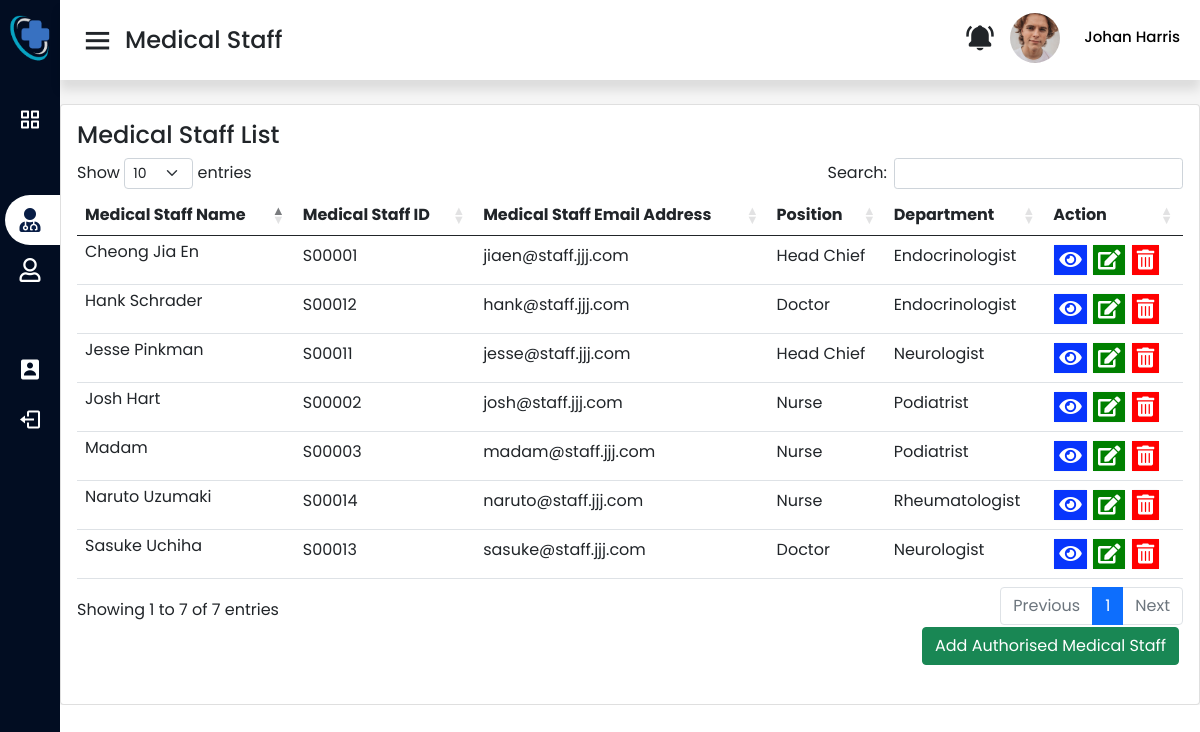
Page /stafflist.php (signed in) on the committed database.
### tables this page shows
CREATE TABLE `staff` (
  `staffPrefix` varchar(1) NOT NULL DEFAULT 'S',
  `staffId` int(5) UNSIGNED ZEROFILL NOT NULL,
  `staffName` varchar(50) NOT NULL,
  `staffEmail` varchar(50) NOT NULL,
  `staffPassword` varchar(50) NOT NULL,
  `staffPosition` varchar(50) NOT NULL,
  `staffDepartment` varchar(50) NOT NULL,
  `staffUsertype` varchar(50) NOT NULL DEFAULT 'staff',
  `staffPhone_number` varchar(50) NOT NULL,
  `staffGender` varchar(50) NOT NULL,
  `staffAddress` varchar(50) NOT NULL,
  `staffBirthdate` date NOT NULL,
  `staffImage_profile` varchar(50) NOT NULL,
  `staffImage_cover` varchar(50) NOT NULL,
  `staffBiography` varchar(256) NOT NULL,
  `staffQualification` varchar(256) NOT NULL
);

### stafflist.php (the view, shortened to what this page needs)
<?php
    include 'connection.php';
?>
<!DOCTYPE html>
<head>
  <link rel="stylesheet" href="asset/css/adminstyle.css">
  <link rel="stylesheet" href="asset/css/navbar.css">
  <?php include('asset/includes/cssCDN.php'); ?>
</head>
<body>
  <?php $page = 'stafflist';
  include('asset/includes/adminSidebar.php'); ?>
  <section class="home-section">
    <nav>
      <div class="sidebar-button">
        <i class='bx bx-menu sidebarBtn'></i>
        <span class="dashboard">Medical Staff</span>
      </div>
      <div class="right-nav">
        <div class="right noti-bell my-auto">
          <i class='bx bxs-bell-ring'></i>
        </div>
        <div class="profile dropdown">
          <div>
            <img src="asset/image/profile1.jpg">
            <span class="profile_name"><?php echo $_SESSION['adminName']; ?></span>
          </div>
        </div>
      </div>
    </nav>
    <div class="home-content adminList">
      <div class="col-lg-12 grid-margin stretch-card">
        <div class="card">
          <div class="card-body">
            <h4 class="card-title">Medical Staff List</h4>
            <div class="table-responsive table-adminList">
              <table class="table table-hover table-condensed" id="dataTableID" style="width:100%">
                <thead>
                  <tr>
                    <th> Medical Staff Name </th>
                    <th> Medical Staff ID </th>
                    <th> Medical Staff Email Address </th>
                    <th>Position</th>
                    <th>Department</th>
                    <th> Action </th>
                  </tr>
                  </thead>
                  <tbody>
                  <?php
                        $viewSql = "SELECT * FROM staff";
                        $result=mysqli_query($data,$viewSql);
                        if($result){
                            while($row = mysqli_fetch_assoc($result))
                            {
                              $prefix = $row['staffPrefix'];
                              $id = $row['staffId'];
                              $name = $row['staffName'];
                              $email = $row['staffEmail'];
                              $position = $row['staffPosition'];
                              $department = $row['staffDepartment'];
                        ?>
                            <tr>
                                <td class="py-1">
                                    <?php echo $name ?>
                                </td>
                                <td><?php echo $prefix . "" . $id; ?></td>
                                <td>
                                    <?php echo $email ?>
                                </td>
                                <td><?php echo $position ?></td>
                                <td><?php echo $department ?></td>
                                <td class="action-button">
                                  <button type="button" class="btn btn-light">
                                    <a href="adminViewStaffProfile.html">
                                    <i class="fas fa-eye"></i></a></button>
                                  <button type="button" class="btn btn-light" data-bs-toggle="modal" data-bs-target="#editStaff<?php echo $id; ?>">
                                  <i class="fas fa-edit"></i></button>
                                  <button type="button" class="btn btn-light" data-bs-toggle="modal" data-bs-target="#deleteData<?php echo $id; ?>">
                                  <i class="fas fa-trash-alt"></i></button>
                              </td>
                            </tr>
  <?php } }
   ?>
    </tbody>
      </table>
        <div class="d-flex flex-row-reverse">
         <div class="mx-1">
         <button type="button" class="btn btn-success float-right" data-bs-toggle="modal" data-bs-target="#addStaff">
           Add Authorised Medical Staff
          </button>
            </div>
          </div>
        </div>
          </div>
        </div>
      </div>
    </div>
  </section>
</body>
</html>

### asset/css/adminstyle.css (style rules this page uses)
* { margin: 0; padding: 0; box-sizing: border-box; font-family: 'Poppins', sans-serif; }
body { overflow-x: hidden; }
.home-section .home-content { position: relative; padding-top: 104px; }
.table-adminList { height: 530px; }
.home-section .home-content .action-button .fa-edit { background-color: green; color: white; font-size: 20px; padding: 5px; }
.home-section .home-content .action-button .fa-trash-alt { background-color: red; color: white; font-size: 20px; padding: 5px; }
.home-section .home-content .action-button .fa-eye { background-color: rgb(8, 53, 252); color: white; font-size: 20px; padding: 5px; }
.home-section .home-content .action-button button { padding: 0; }

### asset/css/navbar.css (style rules this page uses)
.home-section { position: relative; background: #f5f5f5; min-height: 20px; height: 100%; width: calc(100% - 220px); left: 220px; transition: all 0.5s ease; overflow-y: auto; }
.home-section nav { display: flex; justify-content: space-between; height: 80px; background: #fff; display: flex; align-items: center; position: fixed; width: calc(100% - 220px); left: 220px; z-index: 100; padding: 0 20px; box-shadow: 0 10px 10px rgba(0, 0, 0, 0.1); transition: all 0.5s ease; }
.home-section nav .sidebar-button { display: flex; align-items: center; font-size: 24px; font-weight: 500; }
nav .sidebar-button i { font-size: 35px; margin-right: 10px; }
nav .right-nav { display: flex; }
nav .right-nav i { font-size: 30px; }
nav .right-nav .right { float: left; padding: 10px; }
nav .right-nav .profile img { border-radius: 50%; width: 50px; height: 50px; object-fit: cover; margin-left: 5px; margin-right: 10px; }
nav .right-nav .profile .profile_name { color: rgb(0, 0, 0); font-size: 15px; white-space: nowrap; font-weight: 500; margin-left: 10px; }
@media (max-width: 1240px) { .home-section { width: calc(100% - 60px); left: 60px; } }
@media (max-width: 1240px) { .home-section nav { width: calc(100% - 60px); left: 60px; } }

### rows in the picture
staff: staffName "Cheong Jia En", staffPrefix "S", staffId "00001", staffEmail "jiaen@staff.jjj.com", staffPosition "Head Chief", staffDepartment "Endocrinologist"
staff: staffName "Josh Hart", staffPrefix "S", staffId "00002", staffEmail "josh@staff.jjj.com", staffPosition "Nurse", staffDepartment "Podiatrist"
staff: staffName "Madam", staffPrefix "S", staffId "00003", staffEmail "madam@staff.jjj.com", staffPosition "Nurse", staffDepartment "Podiatrist"
staff: staffName "Jesse Pinkman", staffPrefix "S", staffId "00011", staffEmail "jesse@staff.jjj.com", staffPosition "Head Chief", staffDepartment "Neurologist"
staff: staffName "Hank Schrader", staffPrefix "S", staffId "00012", staffEmail "hank@staff.jjj.com", staffPosition "Doctor", staffDepartment "Endocrinologist"
staff: staffName "Sasuke Uchiha", staffPrefix "S", staffId "00013", staffEmail "sasuke@staff.jjj.com", staffPosition "Doctor", staffDepartment "Neurologist"
staff: staffName "Naruto Uzumaki", staffPrefix "S", staffId "00014", staffEmail "naruto@staff.jjj.com", staffPosition "Nurse", staffDepartment "Rheumatologist"

### other values in the picture
$_SESSION['adminName'] "Johan Harris"
